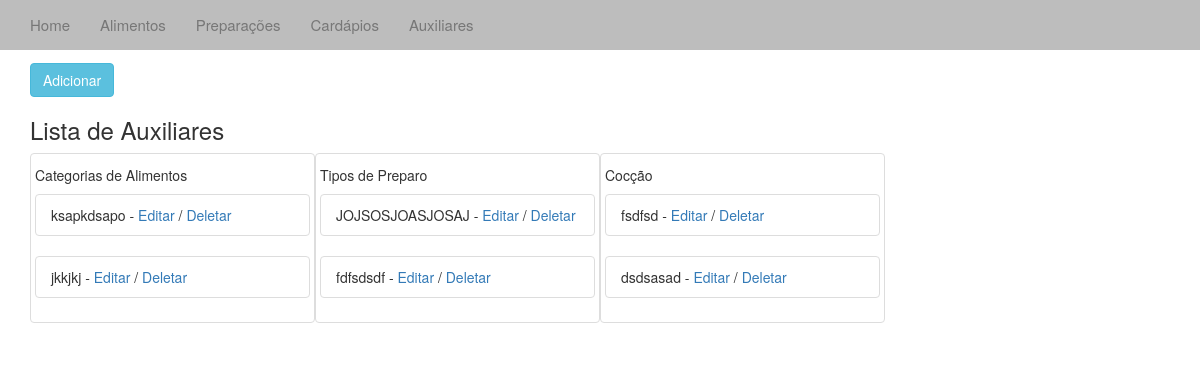
/aux/, run on an earlier commit of the app's database.
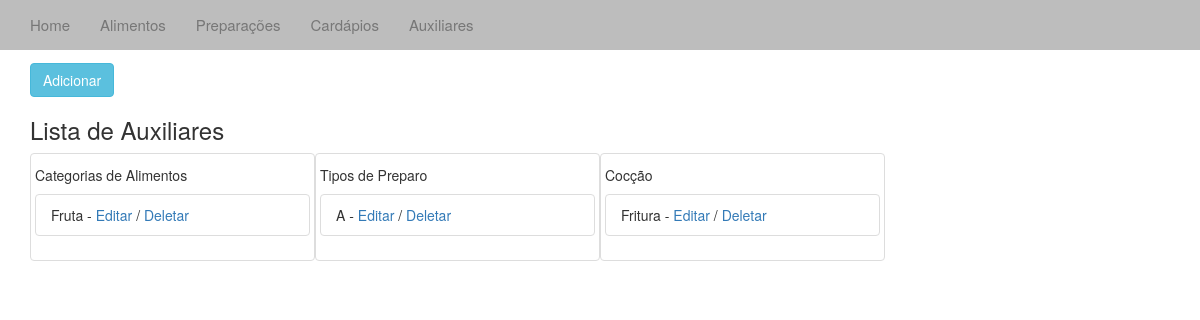
And on a later commit of the database.
### cardapio/models.py (models this page shows, shortened)
class Aux(models.Model):
	tipo = models.IntegerField(max_length=1)
	desc = models.CharField(max_length=4)

### cardapio/views.py (the view)
# urls.py: url(r'^aux/', 'cardapio.views.aux', name='aux'),
def aux(request):
	aux_list = Aux.objects.all()
	context = {'aux_list':aux_list}
	return render_to_response('aux.html', context)

### templates/aux.html (shortened to what this page needs)
{% extends "base.html" %}
{% block body%}
<div class="container-fluid">
	<div class="container">
			<h2>Auxiliares</h2>
			<a href="/addaux/"><button type="button" class="btn btn-info">Adicionar</button></a>
			<h3>Lista de Auxiliares</h3>
		{% if aux_list %}
		<div class="thumbnail col-sm-3">
			<h5> Categorias de Alimentos </h5>
			{% for aux in aux_list %}
			{% if aux.tipo == 1 %}
			<ul class="list-group">
			<li class="list-group-item">{{ aux.desc }} -
				<a href="/editaux/{{ aux.id }}"> Editar</a> /
				<a href="/deleteaux/{{ aux.id }}"> Deletar </a>
			</li>
			</ul>
			{% endif %}
			{% endfor %}
		</div>
		<div class="thumbnail col-sm-3">
			<h5> Tipos de Preparo </h5>
			{% for aux in aux_list %}
			{% if aux.tipo == 2 %}
			<ul class="list-group">
			<li class="list-group-item">{{ aux.desc }} -
				<a href="/editaux/{{ aux.id }}"> Editar</a> /
				<a href="/deleteaux/{{ aux.id }}"> Deletar </a>
			</li>
			</ul>
			{% endif %}
			{% endfor %}
		</div>
		<div class="thumbnail col-sm-3">
			<h5> Cocção </h5>
			{% for aux in aux_list %}
			{% if aux.tipo == 3 %}
			<ul class="list-group">
			<li class="list-group-item">{{ aux.desc }} -
				<a href="/editaux/{{ aux.id }}"> Editar</a> /
				<a href="/deleteaux/{{ aux.id }}"> Deletar </a>
			</li>
			</ul>
			{% endif %}
			{% endfor %}
		</div>
		<br />
		{% endif %}
	</div>
</div>
{% endblock %}

### templates/base.html (shortened to what this page needs)
<!DOCTYPE html PUBLIC "-//W3C//DTD HTML 4.01//EN" "http://www.w3.org/TR/html4/strict.dtd">
{% load static %}
<head>
	<link rel="stylesheet" href="{% static "css/bootstrap.css" %}" />
</head>
<html>
<head>
</head>
<body>
<div id="custom-bootstrap-menu" class="navbar navbar-default navbar-fixed-top" role="navigation">
    <div class="container-fluid">
        <div class="collapse navbar-collapse navbar-menubuilder">
            <ul class="nav navbar-nav navbar-left">
                <li><a href="/index/">Home</a>
                </li>
                <li><a href="/alimentos/">Alimentos</a>
                </li>
                <li><a href="/prepara/">Preparações</a>
                </li>
                <li><a href="#">Cardápios</a>
                </li>
                <li><a href="/aux/">Auxiliares</a>
                </li>
            </ul>
        </div>
    </div>
</div>
	{% block body %} {% endblock %}
</body>
</html>

What changed in the data, as far as the page shows it:
removed Aux: desc "ksapkdsapo", shown under "Categorias de Alimentos"
removed Aux: desc "jkkjkj", shown under "Categorias de Alimentos"
removed Aux: desc "JOJSOSJOASJOSAJ", shown under "Tipos de Preparo"
removed Aux: desc "fdfsdsdf", shown under "Tipos de Preparo"
removed Aux: desc "fsdfsd", shown under "Cocção"
removed Aux: desc "dsdsasad", shown under "Cocção"
added Aux: desc "Fruta", shown under "Categorias de Alimentos"
added Aux: desc "A", shown under "Tipos de Preparo"
added Aux: desc "Fritura", shown under "Cocção"
